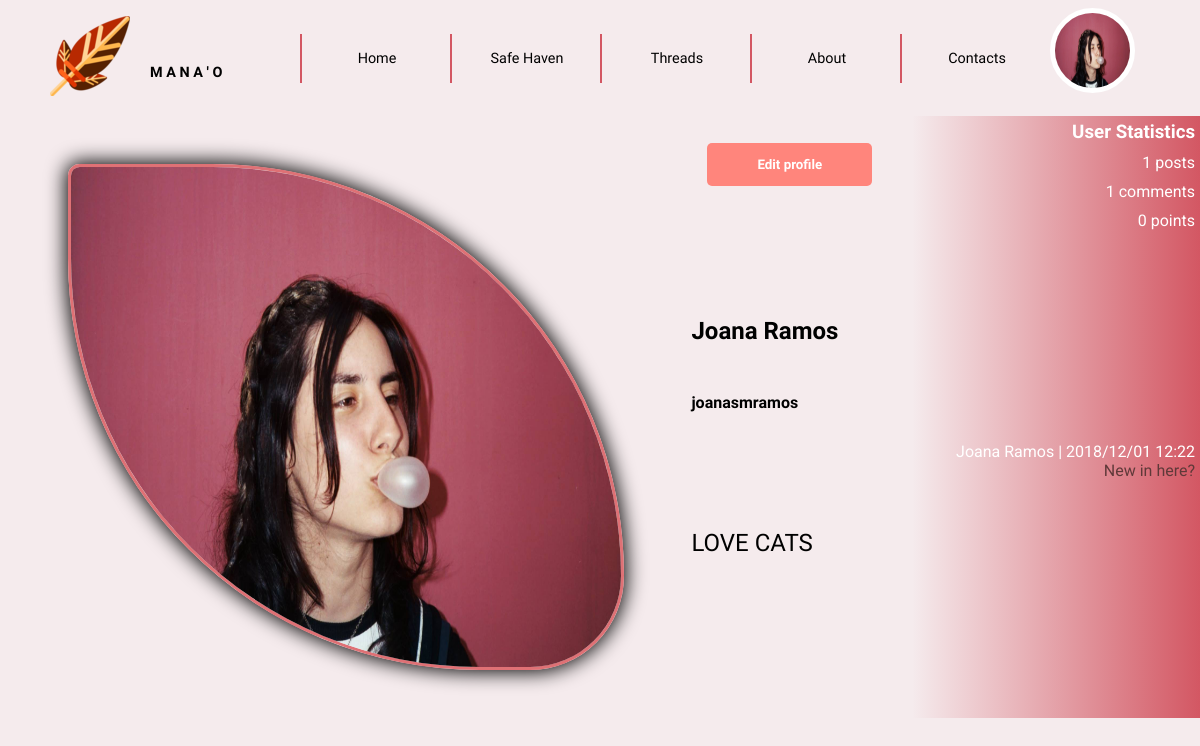
Page /templates/myManao.php (signed in) on the earlier database version.
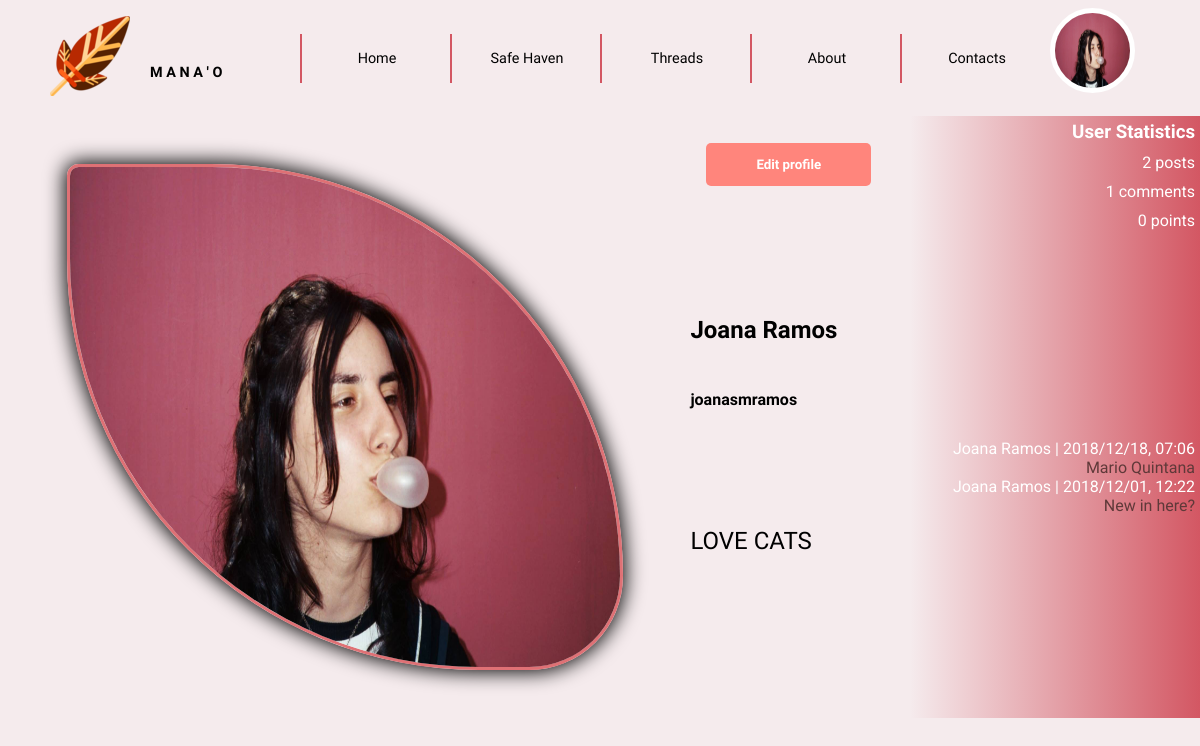
Same page on the later database version.
### tables this page shows
CREATE TABLE Post (ID INTEGER PRIMARY KEY AUTOINCREMENT, User_ID INTEGER NOT NULL REFERENCES User (ID), Title STRING NOT NULL, Text STRING NOT NULL, Date STRING NOT NULL, Upvotes INTEGER DEFAULT 0, Downvotes INTEGER DEFAULT 0);

CREATE TABLE User (ID INTEGER PRIMARY KEY AUTOINCREMENT, Username STRING UNIQUE NOT NULL, Password CHAR (256) NOT NULL, Name STRING NOT NULL, Email STRING NOT NULL UNIQUE, Bio STRING, Profile_Pic STRING NOT NULL DEFAULT "default.png", ParticipationDate STRING NOT NULL);

### database/user.php (called while the page is built, shortened)
<?php
      function getName($userID) {
        global $dbh;
        try {
          $stmt = $dbh->prepare('SELECT Name FROM User WHERE ID = ?');
          $stmt->execute(array($userID));
          if($row = $stmt->fetch()){
            return $row['Name'];
          }
        }catch(PDOException $e) {
          return -1;
        }
      }
    function getNumberofPostOfUser($userID) {
      global $dbh;
      try {
        $stmt = $dbh->prepare('SELECT count(*) FROM Post WHERE User_ID = ?');
        $stmt->execute(array($userID));
        return ($stmt->fetch()["count(*)"]);
      }catch(PDOException $e) {
        return true;
      }
    }
    function getNumberofCommentsOfUser($userID) {
      global $dbh;
      try {
        $stmt = $dbh->prepare('SELECT count(*) FROM Comments WHERE User_ID = ?');
        $stmt->execute(array($userID));
        return ($stmt->fetch()["count(*)"]);
      }catch(PDOException $e) {
        return true;
      }
    }
    function getPontuationOfUser($userID) {
      global $dbh;
      try {
        $stmt = $dbh->prepare('SELECT count(DownPost.Post_ID) from DownPost, User, Post WHERE DownPost.Post_ID = Post.ID and User.ID = Post.User_ID  and User.ID = ?');
        $stmt->execute(array($userID));
        $negative = ($stmt->fetch()["count(DownPost.Post_ID)"]);
        $stmt = $dbh->prepare('SELECT count(UpPost.Post_ID) from UpPost, User, Post WHERE UpPost.Post_ID = Post.ID and User.ID = Post.User_ID  and User.ID = ?');
        $stmt->execute(array($userID));
        $positive = ($stmt->fetch()["count(UpPost.Post_ID)"]);
        return ($positive - $negative);
      }catch(PDOException $e) {
        return true;
      }
    }
?>

### database/post.php (called while the page is built, shortened)
<?php
	function getUserPosts($userID)
	{
		global $dbh;
		try {
			$stmt = $dbh->prepare('SELECT * from Post WHERE User_ID = ? ORDER BY Date DESC LIMIT 5');
			if($stmt->execute(array($userID)))
				return $stmt->fetchAll();
			else
				return -1;
		} catch(PDOException $e) {
			return -1;
		}
	}
?>

### templates/myManao.php (the view, shortened to what the changed rows need)
<?php
    include_once("header.php");
?>
    <!DOCTYPE html>
    <html>
    <head>
        <link href="../css/main_layout.css" rel="stylesheet">
        <link href="../css/main_style.css" rel="stylesheet">
        <link href="../css/others.css" rel="stylesheet">
        <link href="../css/profile.css" rel="stylesheet">
    </head>
    <body>
        <section class="profile">
            <div id="information">
                <img id="pic" src="../profilePictures/<?php
                include_once('../includes/init.php');
                include_once('../database/user.php');
                ?>" alt="Profile picture">
                <h1 id="name">
                <?php
                    echo getName($_SESSION['userID']);
                ?>
            </h1>
            <div id="statistics">
                <h3 id=title>
                    User Statistics
                </h3>
                <p id="posts"><?php echo getNumberofPostOfUser($_SESSION['userID']) ?> posts</p>
                <p id="comments"><?php echo getNumberofCommentsOfUser($_SESSION['userID'])?> comments</p>
                <p id="pontuation"><?php echo getPontuationOfUser($_SESSION['userID'])?> points</p>
            </div>
            <div id="userPosts">
                <?php include("userPosts.php"); ?>
            </div>
            </div>
        </section>
    </body>
    </html>

### templates/userPosts.php (shortened to what the changed rows need)
<?php
            include_once ("../includes/init.php");
			include_once ("../database/post.php");
            $posts = getUserPosts($_SESSION['userID']);
            foreach($posts as $post) {
                viewPosts($post);
                }
            function viewPosts($post) {
                ?>
            <article id="posts">
                <header>
                    <span class="author">
                        <?php echo getName($post['User_ID']) ?>
                    </span>
                    <span class="date">|
                        <?= $post['Date'] ?>
                    </span>
                </header>
                <a id="title" href="viewPost.php?id=<?=$post['ID']?>" target="_blank"><?= $post['Title'] ?></a>
            </article>
        <?php }?>

Differences in the rows shown:
added post: User_ID.Name "Joana Ramos", Date "2018/12/18, 07:06", Title "Mario Quintana"
changed post "New in here?": Date "2018/12/01 12:22" → "2018/12/01, 12:22"
Other differences:
getNumberofPostOfUser($_SESSION['userID']): "1" → "2"
